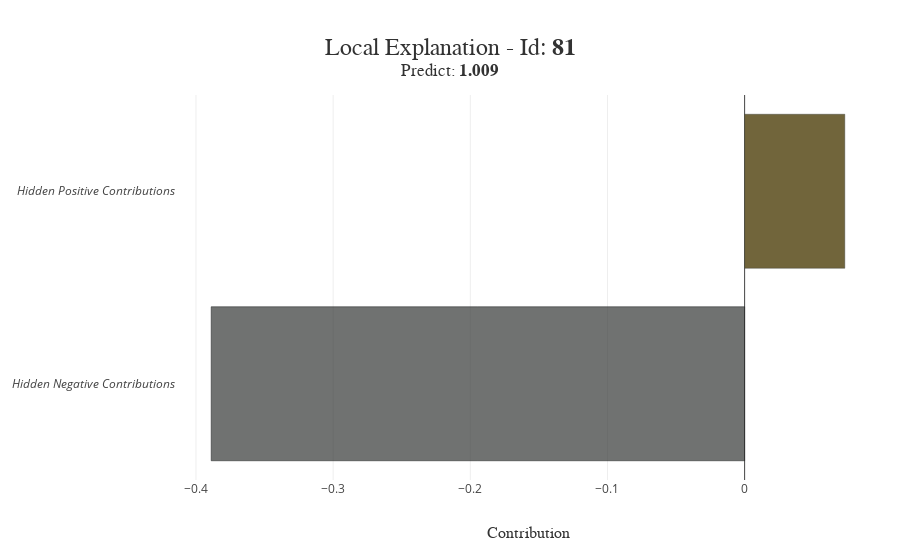

Notebook source saved alongside this figure:
### Code cell
# Set of features in the dataset
features = list(testing_dataset.columns)
print(features[:-1])

# Local explanation of a specific index ???
#xpl.filter(max_contrib=21, threshold=100)
xpl.plot.local_plot(index=81)

### Figure 1 — Plotly figure (JSON) as saved in the notebook; plotly's stock layout.template omitted (floating-point values rounded to 4 significant figures)
{"data": [{"customdata": ["<b>Hidden Negative Contributions</b>"], "hovertemplate": "%{customdata}<br />Contribution: %{x:.4f}<extra></extra>", "marker": {"color": "rgba(52, 55, 54, 0.7)", "line": {"color": "rgba(27, 28, 28, 1.0)", "width": 0.5}}, "orientation": "h", "showlegend": false, "type": "bar", "x": [-0.3889], "y": ["<i>Hidden Negative Contributions</i>"]}, {"customdata": ["<b>Hidden Positive Contributions</b>"], "hovertemplate": "%{customdata}<br />Contribution: %{x:.4f}<extra></extra>", "marker": {"color": "rgba(113, 101, 59, 1.0)", "line": {"color": "rgba(52, 55, 54, 0.8)", "width": 0.5}}, "orientation": "h", "showlegend": false, "type": "bar", "x": [0.07303], "y": ["<i>Hidden Positive Contributions</i>"]}], "layout": {"barmode": "group", "height": 550, "hovermode": "closest", "margin": {"b": 70, "l": 150, "r": 20, "t": 95}, "title": {"font": {"color": "rgb(50, 50, 50)", "family": "Arial", "size": 24}, "text": "Local Explanation - Id: <b>81</b><br><sup>Predict: <b>1.009</b></sup>", "x": 0.5, "xanchor": "center", "y": 0.9, "yanchor": "middle"}, "width": 900, "xaxis": {"title": {"font": {"color": "rgb(50, 50, 50)", "family": "Arial Black", "size": 16}, "text": "Contribution"}}, "yaxis": {"automargin": true, "dtick": 1, "title": {"font": {"color": "rgb(50, 50, 50)", "family": "Arial Black", "size": 16}}, "type": "category"}}}
